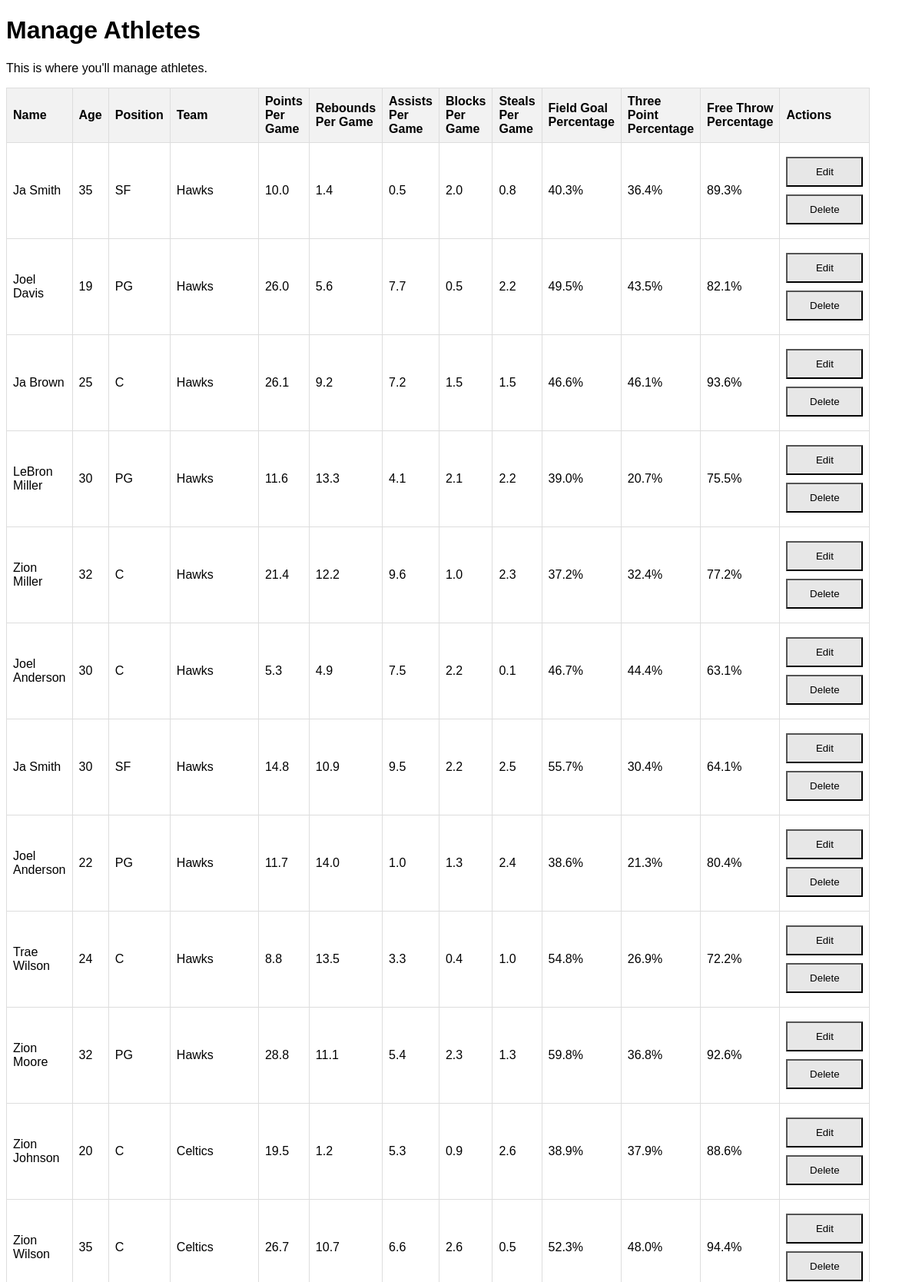
Page /athletes (upper part) on the committed database.
### models.py (models this page shows)
class Athlete(db.Model):
    id = db.Column(db.Integer, primary_key=True)
    name = db.Column(db.String(100), nullable=False)
    age = db.Column(db.Integer)
    sport = db.Column(db.String(50))  # e.g., Basketball
    height = db.Column(db.Float)
    weight = db.Column(db.Float)
    gender = db.Column(db.String(10))
    position = db.Column(db.String(2), CheckConstraint("position IN ('PG', 'SG', 'SF', 'PF', 'C')"), nullable=False)
    points_per_game = db.Column(db.Float, default=0.0)
    rebounds_per_game = db.Column(db.Float, default=0.0)
    assists_per_game = db.Column(db.Float, default=0.0)
    blocks_per_game = db.Column(db.Float, default=0.0)
    steals_per_game = db.Column(db.Float, default=0.0)
    field_goal_percentage = db.Column(db.Float, default=0.0)
    three_point_percentage = db.Column(db.Float, default=0.0)
    free_throw_percentage = db.Column(db.Float, default=0.0)
    team_id = db.Column(db.Integer, db.ForeignKey('team.id'))
    team = db.relationship('Team', backref='athletes')
    tournament_stats = db.relationship('TournamentAthleteStats', back_populates='athlete')

class Team(db.Model):
    id = db.Column(db.Integer, primary_key=True)
    name = db.Column(db.String(100), nullable=False, unique=True)
    city = db.Column(db.String(100))
    wins = db.Column(db.Integer, default=0)
    losses = db.Column(db.Integer, default=0)

### routes.py (the view)
@app.route('/athletes')
def manage_athletes():
    athletes = Athlete.query.all()
    return render_template('athletes/manage_athletes.html', athletes=athletes)

### templates/athletes/manage_athletes.html (shortened to what this page needs)
<!DOCTYPE html>
<html lang="en">
<head>
</head>
<body>
    <h1>Manage Athletes</h1>
    <p>This is where you'll manage athletes.</p>
    <table>
        <thead>
            <tr>
                <th>Name</th>
                <th>Age</th>
                <th>Position</th>
                <th>Team</th>
                <th>Points Per Game</th>
                <th>Rebounds Per Game</th>
                <th>Assists Per Game</th>
                <th>Blocks Per Game</th>
                <th>Steals Per Game</th>
                <th>Field Goal Percentage</th>
                <th>Three Point Percentage</th>
                <th>Free Throw Percentage</th>
                <th>Actions</th>
            </tr>
        </thead>
        <tbody>
            {% for athlete in athletes %}
            <tr>
                <td>{{ athlete.name }}</td>
                <td>{{ athlete.age }}</td>
                <td>{{ athlete.position }}</td>
                <td>
                    {% if athlete.team_id is none %}
                        Free Agent
                    {% else %}
                        {{ athlete.team.name }}
                    {% endif %}
                </td>
                <td>{{ athlete.points_per_game }}</td>
                <td>{{ athlete.rebounds_per_game }}</td>
                <td>{{ athlete.assists_per_game }}</td>
                <td>{{ athlete.blocks_per_game }}</td>
                <td>{{ athlete.steals_per_game }}</td>
                <td>{{ athlete.field_goal_percentage }}%</td>
                <td>{{ athlete.three_point_percentage }}%</td>
                <td>{{ athlete.free_throw_percentage }}%</td>
                <td>
                    <form action="{{ url_for('edit_athlete', athlete_id=athlete.id) }}" method="GET" style="display:inline;">
                        <button type="submit" class="action-buttons">Edit</button>
                    </form>
                    <form action="{{ url_for('delete_athlete', athlete_id=athlete.id) }}" method="POST" style="display:inline;">
                        <button type="submit" onclick="return confirm('Are you sure you want to delete this athlete?');" class="action-buttons">Delete</button>
                    </form>
                </td>
            </tr>
            {% endfor %}
        </tbody>
    </table>
</body>
</html>

### templates/athletes/manage_athletes.html (style rules this page uses)
body { font-family: Arial, sans-serif; }
.action-buttons { display: block; margin: 10px 0; padding: 10px 20px; background-color: #e7e7e7; color: black; width: 100px; cursor: pointer; text-align: center; }
table { width: 80%; max-width: 800px; border-collapse: collapse; margin-top: 20px auto; }
th, td { border: 1px solid #ddd; padding: 8px; text-align: left; }
th { background-color: #f2f2f2; }

### rows in the picture
Athlete: name "Ja Smith", age "35", position "SF", team.name "Hawks", points_per_game "10.0", rebounds_per_game "1.4", assists_per_game "0.5", blocks_per_game "2.0", steals_per_game "0.8", field_goal_percentage "40.3", three_point_percentage "36.4", free_throw_percentage "89.3"
Athlete: name "Joel Davis", age "19", position "PG", team.name "Hawks", points_per_game "26.0", rebounds_per_game "5.6", assists_per_game "7.7", blocks_per_game "0.5", steals_per_game "2.2", field_goal_percentage "49.5", three_point_percentage "43.5", free_throw_percentage "82.1"
Athlete: name "Ja Brown", age "25", position "C", team.name "Hawks", points_per_game "26.1", rebounds_per_game "9.2", assists_per_game "7.2", blocks_per_game "1.5", steals_per_game "1.5", field_goal_percentage "46.6", three_point_percentage "46.1", free_throw_percentage "93.6"
Athlete: name "LeBron Miller", age "30", position "PG", team.name "Hawks", points_per_game "11.6", rebounds_per_game "13.3", assists_per_game "4.1", blocks_per_game "2.1", steals_per_game "2.2", field_goal_percentage "39.0", three_point_percentage "20.7", free_throw_percentage "75.5"
Athlete: name "Zion Miller", age "32", position "C", team.name "Hawks", points_per_game "21.4", rebounds_per_game "12.2", assists_per_game "9.6", blocks_per_game "1.0", steals_per_game "2.3", field_goal_percentage "37.2", three_point_percentage "32.4", free_throw_percentage "77.2"
Athlete: name "Joel Anderson", age "30", position "C", team.name "Hawks", points_per_game "5.3", rebounds_per_game "4.9", assists_per_game "7.5", blocks_per_game "2.2", steals_per_game "0.1", field_goal_percentage "46.7", three_point_percentage "44.4", free_throw_percentage "63.1"
Athlete: name "Ja Smith", age "30", position "SF", team.name "Hawks", points_per_game "14.8", rebounds_per_game "10.9", assists_per_game "9.5", blocks_per_game "2.2", steals_per_game "2.5", field_goal_percentage "55.7", three_point_percentage "30.4", free_throw_percentage "64.1"
Athlete: name "Joel Anderson", age "22", position "PG", team.name "Hawks", points_per_game "11.7", rebounds_per_game "14.0", assists_per_game "1.0", blocks_per_game "1.3", steals_per_game "2.4", field_goal_percentage "38.6", three_point_percentage "21.3", free_throw_percentage "80.4"
Athlete: name "Trae Wilson", age "24", position "C", team.name "Hawks", points_per_game "8.8", rebounds_per_game "13.5", assists_per_game "3.3", blocks_per_game "0.4", steals_per_game "1.0", field_goal_percentage "54.8", three_point_percentage "26.9", free_throw_percentage "72.2"
Athlete: name "Zion Moore", age "32", position "PG", team.name "Hawks", points_per_game "28.8", rebounds_per_game "11.1", assists_per_game "5.4", blocks_per_game "2.3", steals_per_game "1.3", field_goal_percentage "59.8", three_point_percentage "36.8", free_throw_percentage "92.6"
Athlete: name "Zion Johnson", age "20", position "C", team.name "Celtics", points_per_game "19.5", rebounds_per_game "1.2", assists_per_game "5.3", blocks_per_game "0.9", steals_per_game "2.6", field_goal_percentage "38.9", three_point_percentage "37.9", free_throw_percentage "88.6"
Athlete: name "Zion Wilson", age "35", position "C", team.name "Celtics", points_per_game "26.7", rebounds_per_game "10.7", assists_per_game "6.6", blocks_per_game "2.6", steals_per_game "0.5", field_goal_percentage "52.3", three_point_percentage "48.0", free_throw_percentage "94.4"
